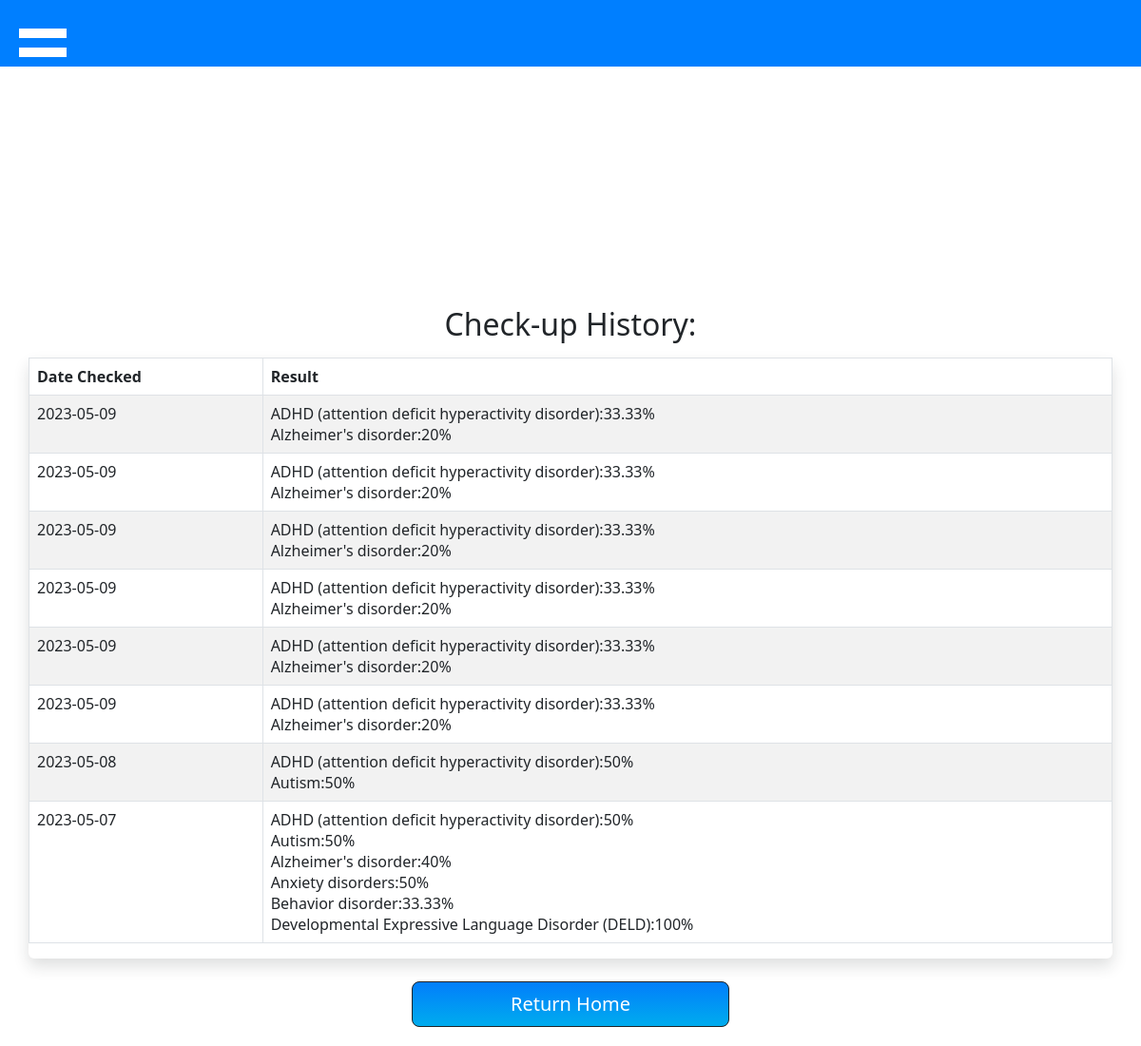
Before: /myHealth.php (signed in) with the older database file.
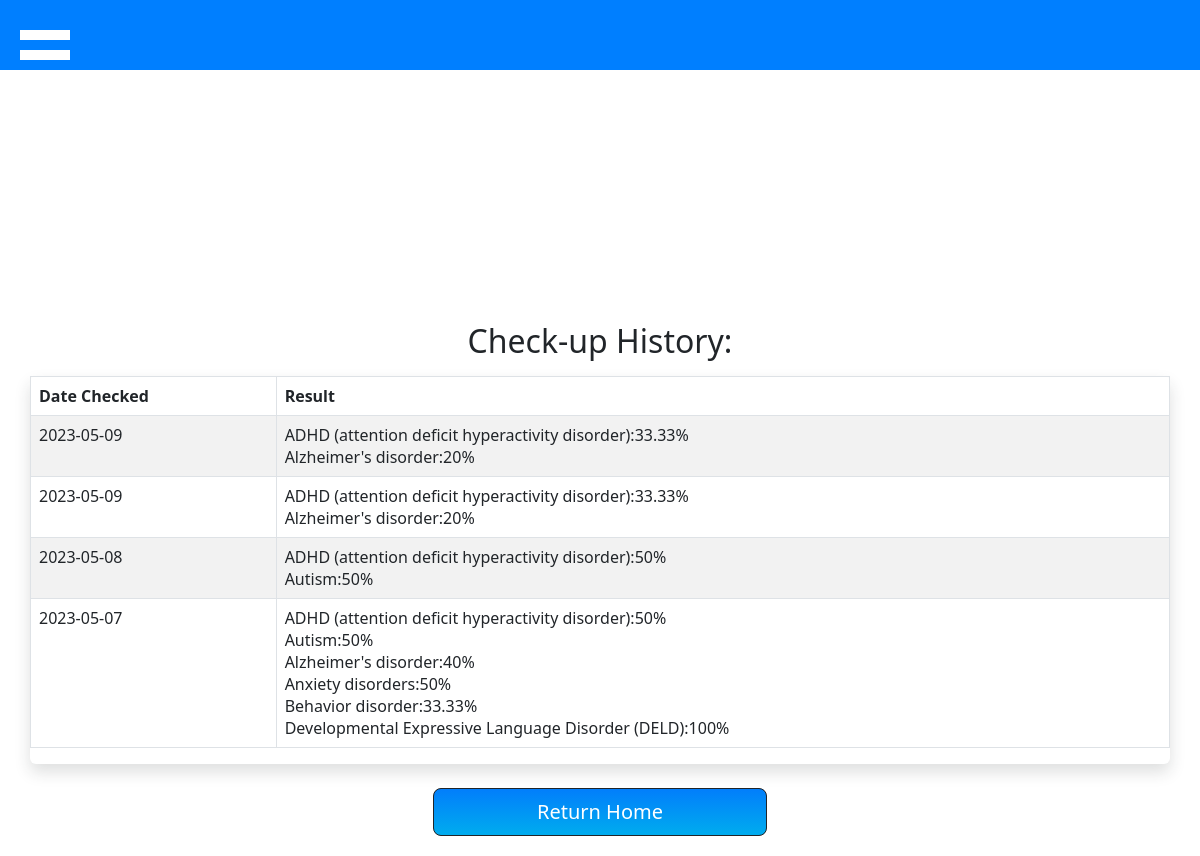
After: the same page with the newer database file.
### tables this page shows
CREATE TABLE `checkup_history` (
  `check_hist_id` int(11) NOT NULL,
  `user_id` int(11) NOT NULL,
  `date` varchar(15) NOT NULL,
  `result_in_json` varchar(1000) NOT NULL
);

CREATE TABLE `diseases` (
  `disease_id` int(11) NOT NULL,
  `disease` varchar(80) NOT NULL,
  `status` varchar(10) NOT NULL DEFAULT 'active',
  `riskType` varchar(15) NOT NULL
);

### myHealth.php (the view, shortened to what this page needs)
<?php
if (isset($_SESSION['userType'])) {
  if ($_SESSION['userType'] == "member")
    require('navbar_member.php');
  else if ($_SESSION['userType'] == "admin")
    require('navbar_admin.php');
  else if ($_SESSION['userType'] == "specialist")
    require('navbar_specialist.php');
} else
  require('navbar_guest.php');
?>
<!DOCTYPE html>
<html lang="en">
<head>
  <link href="./assets/dist/css/bootstrap.min.css" rel="stylesheet">
      <?php
      if (isset($_SESSION['userType'])) {
        if ($_SESSION['userType'] == "member")
          require('navbar_member.php');
        else if ($_SESSION['userType'] == "admin")
          require('navbar_admin.php');
        else if ($_SESSION['userType'] == "specialist")
          require('navbar_specialist.php');
      } else
        require('navbar_guest.php');
      ?>
</head>
<body>
  <br><br><br>
  <div class="mx-auto" style="width:150px; height:150px;">
  </div>
  <div class="container-md" style="margin-top: 30px;">
    <h2 class="my-3 text-center">Check-up History:</h2>
    <div class="row ">
      <div class="">
        <div class="row shadow rounded">
          <?php
          require('project_connection.php');
          $userId = $_SESSION['userId'];
          $sql = "SELECT * FROM checkup_history WHERE user_id = '$userId' ORDER BY date DESC";
          $result = $db->query($sql);
          $rows = $result->fetchAll();
          ?>
          <table class="table table-bordered border-black table-striped">
            <thead>
              <tr>
                <th scope='col'>Date Checked</th>
                <th scope='col'>Result</th>
              </tr>
            </thead>
            <tbody>
              <?php
              $sqlDisorderName = "SELECT disease FROM diseases WHERE disease_id = :disease_id";
              $preparedstmt = $db->prepare($sqlDisorderName);
              foreach ($rows as $row) {
                $jsonResult = json_decode($row['result_in_json'], true);
                echo "<tr>";
                echo "<td >" . $row['date'] . "</td>";
                $resultCleaned = "";
                foreach ($jsonResult as $key => $row) {
                  $preparedstmt->bindParam(':disease_id', $key);
                  $preparedstmt->execute();
                  $disorderName = $preparedstmt->fetch();
                  $resultCleaned .= $disorderName['disease'] . ":" . $jsonResult[$key]['percentage'] . "% <br>";
                }
                $resultCleaned = rtrim($resultCleaned, " ,");
                echo "<td>" . $resultCleaned . "</td>";
                echo "</tr>";
              }
              ?>
            </tbody>
          </table>
        </div>
      </div>
    </div>
    <div style="width:30%; margin-left:auto; margin-right:auto; margin-bottom:20px;">
      <br>
      <a class='btn btn-dark btn-lg d-block' style="background-image: linear-gradient(0deg, rgb(0, 172, 238) 0%, rgb(2, 126, 251) 100%);" href="<?php if (isset($_SESSION['userType'])) {
                                                                                                                                                  if ($_SESSION['userType'] == "member")
                                                                                                                                                    echo 'memberDashboard.php';
                                                                                                                                                  else if ($_SESSION['userType'] == "admin")
                                                                                                                                                    echo 'adminDashboard.php';
                                                                                                                                                  else if ($_SESSION['userType'] == "specialist")
                                                                                                                                                    echo 'specialistDashboard.php';
                                                                                                                                                } else
                                                                                                                                                  echo 'homepage.php'; ?>">Return Home</a>
    </div>
  </div>
</body>
</html>

### navbar_member.php (shortened to what this page needs)
<head>
  <link rel="stylesheet" href="css/newnavbar.css">
</head>
<body>
  <header>
    <label id="hamburger-menu" for="hamburger-input" style='z-index:999'>
    </label>
  </header>
</body>

### css/newnavbar.css (style rules this page uses)
header { background-color: #007FFF; height:70px; }
header { font-family: 'Cabin', Sans-serif; }
#hamburger-menu { position: fixed; top: 20px; left: 20px; width: 50px; height: 50px; display: none; border: none; padding: 0px; margin: 0px; font-family: 'Cabin', Sans-serif; background: linear-gradient( to bottom, #007fff, #007fff 20%, white 20%, white 40%, #007fff 40%, #007fff 60%, white 60%, white 80%, #007fff 80%, #007fff 100% ); }
#hamburger-menu { display: inline; }

Changed rows visible on the page:
removed checkup_history: date "2023-05-09", result_in_json "33.33", result_in_json "20", diseases (disease "ADHD (attention deficit hyperactivity disorder)"), diseases (disease "Alzheimer's disorder")
removed checkup_history: date "2023-05-09", result_in_json "33.33", result_in_json "20", diseases (disease "ADHD (attention deficit hyperactivity disorder)"), diseases (disease "Alzheimer's disorder")
removed checkup_history: date "2023-05-09", result_in_json "33.33", result_in_json "20", diseases (disease "ADHD (attention deficit hyperactivity disorder)"), diseases (disease "Alzheimer's disorder")
removed checkup_history: date "2023-05-09", result_in_json "33.33", result_in_json "20", diseases (disease "ADHD (attention deficit hyperactivity disorder)"), diseases (disease "Alzheimer's disorder")
